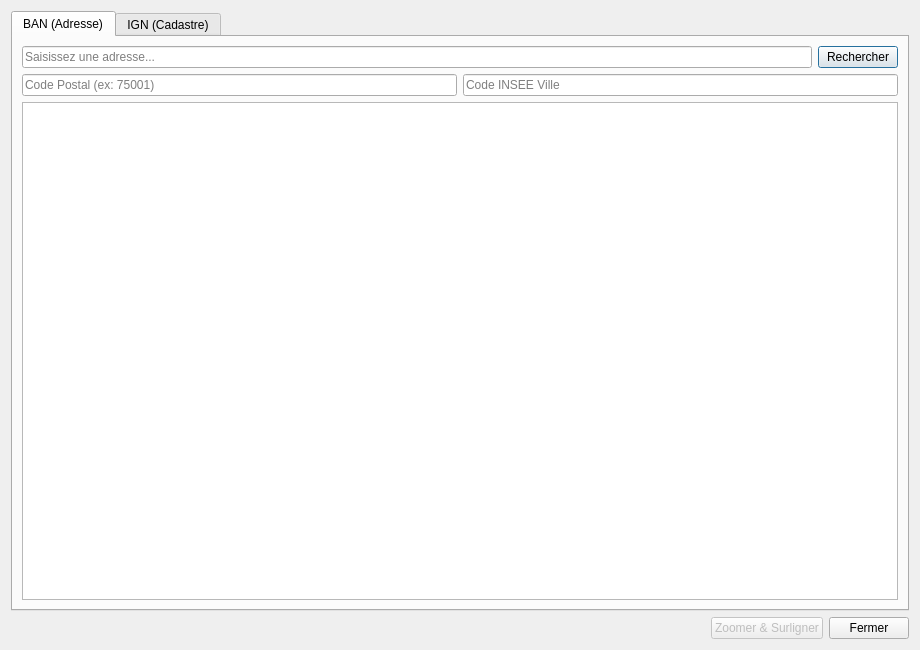
<?xml version="1.0" encoding="UTF-8"?>
<ui version="4.0">
 <class>RechercheDialogBase</class>
 <widget class="QDialog" name="RechercheDialogBase">
  <property name="geometry">
   <rect>
    <x>0</x>
    <y>0</y>
    <width>920</width>
    <height>650</height>
   </rect>
  </property>
  <property name="windowTitle">
   <string>Recherche d'adresse et cadastre</string>
  </property>
  <layout class="QVBoxLayout" name="verticalLayout">
   <item>
    <widget class="QTabWidget" name="tabWidget">
     <property name="currentIndex">
      <number>0</number>
     </property>
     <!-- ONGLET BAN -->
     <widget class="QWidget" name="tabBAN">
      <attribute name="title">
       <string>BAN (Adresse)</string>
      </attribute>
      <layout class="QVBoxLayout" name="verticalLayout_2">
       <item>
        <layout class="QHBoxLayout" name="horizontalLayout">
         <item>
          <widget class="QLineEdit" name="searchLineEdit">
           <property name="placeholderText">
            <string>Saisissez une adresse...</string>
           </property>
          </widget>
         </item>
         <item>
          <widget class="QPushButton" name="searchButton">
           <property name="text">
            <string>Rechercher</string>
           </property>
          </widget>
         </item>
        </layout>
       </item>
       <item>
        <layout class="QHBoxLayout" name="horizontalLayout_BAN_filters">
         <item>
          <widget class="QLineEdit" name="postcodeLineEdit">
           <property name="placeholderText">
            <string>Code Postal (ex: 75001)</string>
           </property>
          </widget>
         </item>
         <item>
          <widget class="QLineEdit" name="citycodeLineEdit">
           <property name="placeholderText">
            <string>Code INSEE Ville</string>
           </property>
          </widget>
         </item>
        </layout>
       </item>
       <item>
        <widget class="QListWidget" name="resultsListWidget"/>
       </item>
      </layout>
     </widget>
     <!-- ONGLET CADASTRE -->
     <widget class="QWidget" name="tabCadastre">
      <attribute name="title">
       <string>IGN (Cadastre)</string>
      </attribute>
      <layout class="QVBoxLayout" name="verticalLayout_3">
       <item>
        <widget class="QComboBox" name="cadastreSearchModeCombo">
         <item><property name="text"><string>Recherche par Identifiant (INSEE/Section/Numéro)</string></property></item>
         <item><property name="text"><string>Recherche par Adresse</string></property></item>
        </widget>
       </item>
       <item>
        <widget class="QWidget" name="cadastreAddressWidget">
         <layout class="QVBoxLayout" name="verticalLayout_Cadastre_Addr">
          <property name="leftMargin"><number>0</number></property>
          <property name="topMargin"><number>0</number></property>
          <property name="rightMargin"><number>0</number></property>
          <property name="bottomMargin"><number>0</number></property>
          <item>
           <widget class="QLineEdit" name="cadastreAddressLineEdit">
            <property name="placeholderText"><string>Saisissez une adresse...</string></property>
           </widget>
          </item>
          <item>
           <widget class="QListWidget" name="cadastreAddressListWidget">
            <property name="maximumHeight"><number>100</number></property>
           </widget>
          </item>
         </layout>
        </widget>
       </item>
       <item>
        <widget class="QWidget" name="cadastreIdWidget">
         <layout class="QHBoxLayout" name="horizontalLayout_3">
          <property name="leftMargin"><number>0</number></property>
          <property name="topMargin"><number>0</number></property>
          <property name="rightMargin"><number>0</number></property>
          <property name="bottomMargin"><number>0</number></property>
          <item>
           <widget class="QLabel" name="labelInsee">
           <property name="text">
            <string>Code INSEE :</string>
           </property>
          </widget>
         </item>
         <item>
          <widget class="QLineEdit" name="inseeLineEdit">
           <property name="placeholderText">
            <string>Ex: 75101</string>
           </property>
          </widget>
         </item>
         <item>
          <widget class="QLabel" name="labelSection">
           <property name="text">
            <string>Section :</string>
           </property>
          </widget>
         </item>
         <item>
          <widget class="QLineEdit" name="sectionLineEdit">
           <property name="placeholderText">
            <string>Ex: 0A</string>
           </property>
          </widget>
         </item>
         <item>
          <widget class="QLabel" name="labelNumero">
           <property name="text">
            <string>Numéro :</string>
           </property>
          </widget>
         </item>
         <item>
          <widget class="QLineEdit" name="numeroLineEdit">
           <property name="placeholderText">
            <string>Ex: 123</string>
           </property>
          </widget>
         </item>
        </layout>
        </widget>
       </item>
       <item>
        <widget class="QPushButton" name="searchCadastreButton">
         <property name="text">
          <string>Rechercher la parcelle</string>
         </property>
        </widget>
       </item>
       <item>
        <widget class="QListWidget" name="cadastreListWidget"/>
       </item>
      </layout>
     </widget>
    </widget>
   </item>
   <!-- BOUTONS BAS -->
   <item>
    <layout class="QHBoxLayout" name="horizontalLayout_2">
     <item>
      <spacer name="horizontalSpacer">
       <property name="orientation">
        <enum>Qt::Horizontal</enum>
       </property>
       <property name="sizeHint" stdset="0">
        <size>
         <width>40</width>
         <height>20</height>
        </size>
       </property>
      </spacer>
     </item>
     <item>
      <widget class="QPushButton" name="zoomButton">
       <property name="text">
        <string>Zoomer &amp;&amp; Surligner</string>
       </property>
       <property name="enabled">
        <bool>false</bool>
       </property>
      </widget>
     </item>
     <item>
      <widget class="QPushButton" name="closeButton">
       <property name="text">
        <string>Fermer</string>
       </property>
      </widget>
     </item>
    </layout>
   </item>
  </layout>
 </widget>
 <resources/>
 <connections>
  <connection>
   <sender>closeButton</sender>
   <signal>clicked()</signal>
   <receiver>RechercheDialogBase</receiver>
   <slot>reject()</slot>
   <hints>
    <hint type="sourcelabel">
     <x>348</x>
     <y>277</y>
    </hint>
    <hint type="destinationlabel">
     <x>199</x>
     <y>149</y>
    </hint>
   </hints>
  </connection>
 </connections>
</ui>
